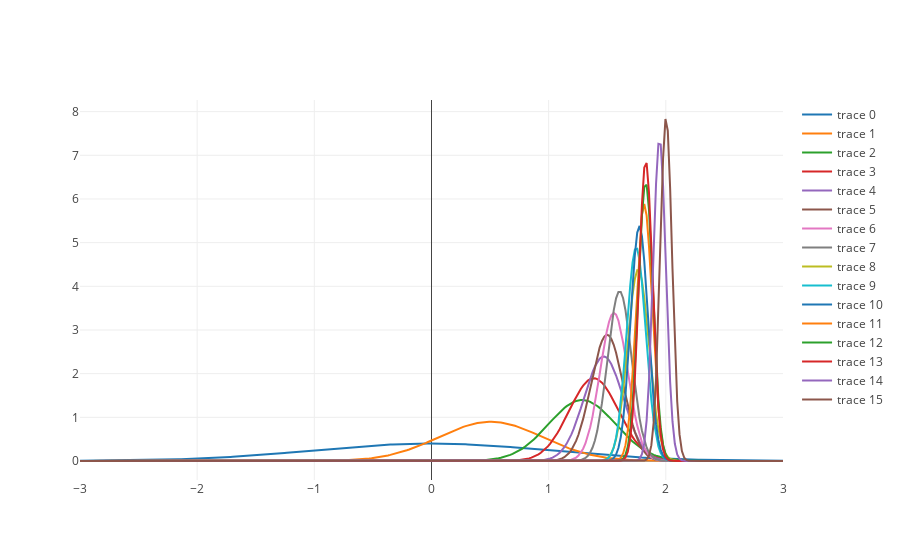

Notebook code cell kept with this figure:
### Code cell
data = [
    {"type": "scatter", "x": xrange, "y": norm.pdf(xrange, loc=mu, scale=sigma)}
for mu, sigma in list(zip(*priors.values()))]

fig = go.FigureWidget(data=data)
iplot(fig)

### Figure 1 — Plotly figure (JSON) as saved in the notebook; plotly's stock layout.template omitted (floating-point values rounded to 4 significant figures; data arrays with more than 128 entries replaced by an {"elided": "..."} marker saying what was removed)
{"data": [{"type": "scatter", "uid": "8577b471-69f5-433b-926a-0dbd24bb0dac", "x": {"elided": "300 float values"}, "y": {"elided": "300 float values"}}, {"type": "scatter", "uid": "5d36da45-8ed3-4407-aa0d-008a813f6407", "x": {"elided": "300 float values"}, "y": {"elided": "300 float values"}}, {"type": "scatter", "uid": "74da8e33-9054-4760-a9dc-546996073ac7", "x": {"elided": "300 float values"}, "y": {"elided": "300 float values"}}, {"type": "scatter", "uid": "dd718b45-d129-4622-a6a4-1bed8dba5143", "x": {"elided": "300 float values"}, "y": {"elided": "300 float values"}}, {"type": "scatter", "uid": "17ec7a1d-0d19-479e-b706-077b291d4e9f", "x": {"elided": "300 float values"}, "y": {"elided": "300 float values"}}, {"type": "scatter", "uid": "183efad9-e9f3-4820-b0e9-725149fd5bcd", "x": {"elided": "300 float values"}, "y": {"elided": "300 float values"}}, {"type": "scatter", "uid": "02945cf6-3e3b-4bfb-b8b1-a51c1fac5c39", "x": {"elided": "300 float values"}, "y": {"elided": "300 float values"}}, {"type": "scatter", "uid": "a0e04c01-c1fb-437b-af16-d28ec5213a8a", "x": {"elided": "300 float values"}, "y": {"elided": "300 float values"}}, {"type": "scatter", "uid": "ade7aad4-1026-4b9d-98ef-fa0beb16620c", "x": {"elided": "300 float values"}, "y": {"elided": "300 float values"}}, {"type": "scatter", "uid": "36d36009-620e-47a5-bd57-5233e92acb28", "x": {"elided": "300 float values"}, "y": {"elided": "300 float values"}}, {"type": "scatter", "uid": "1ab793e1-dcc0-414e-8a7b-57e751619077", "x": {"elided": "300 float values"}, "y": {"elided": "300 float values"}}, {"type": "scatter", "uid": "64e642c0-b24c-4ce7-ae32-cad7a87304e2", "x": {"elided": "300 float values"}, "y": {"elided": "300 float values"}}, {"type": "scatter", "uid": "4c8d75ff-5f60-4357-838b-645046ef4e39", "x": {"elided": "300 float values"}, "y": {"elided": "300 float values"}}, {"type": "scatter", "uid": "4f03076f-0400-4ac9-99ed-95a954779216", "x": {"elided": "300 float values"}, "y": {"elided": "300 float values"}}, {"type": "scatter", "uid": "0cbc977a-5ef2-4739-87db-7cfae22aff14", "x": {"elided": "300 float values"}, "y": {"elided": "300 float values"}}, {"type": "scatter", "uid": "08c76e19-8a62-4855-863a-fd12c9656a99", "x": {"elided": "300 float values"}, "y": {"elided": "300 float values"}}], "layout": {"autosize": true, "xaxis": {"autorange": true, "range": [-3, 3], "type": "linear"}, "yaxis": {"autorange": true, "range": [-0.4351, 8.266], "type": "linear"}}}
